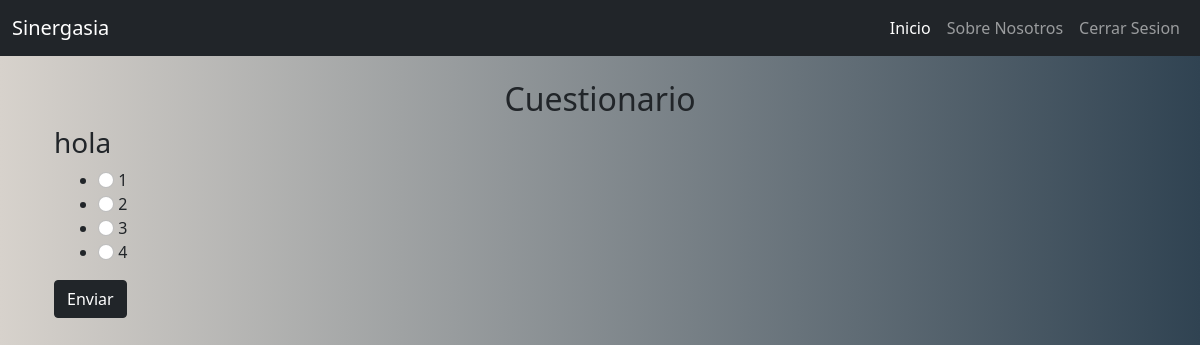
Before: /psd/ (signed in) with the older database file.
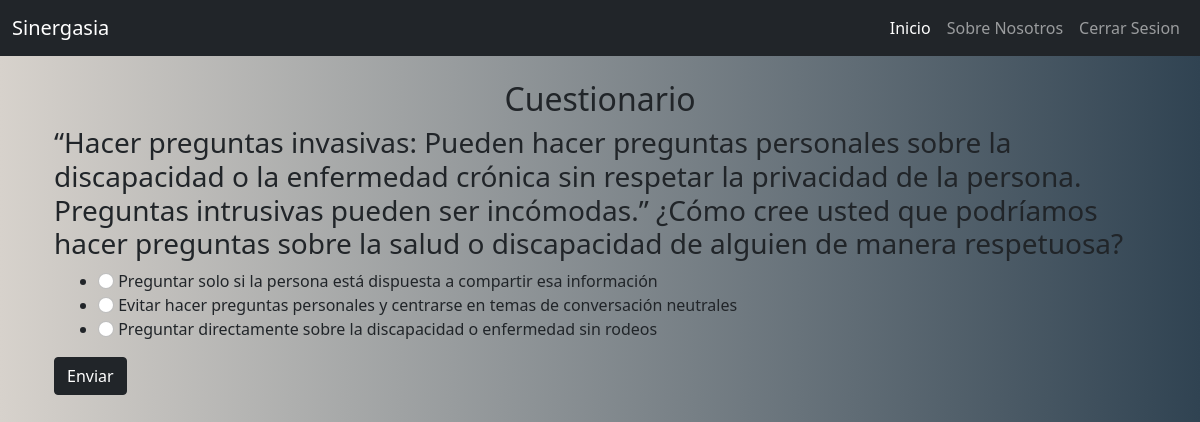
After: the same page with the newer database file.
### Aplicacion1/models.py (models this page shows, shortened)
class preguntas(models.Model):   #creacion de preguntas
    num_respuestas_correctas = 1  #cuantas respuestas correctas van a tener las preguntas
    texto = models.TextField(verbose_name='texto de pregunta')
    max_puntaje = models.DecimalField(verbose_name='Maximo Puntaje', default=3, decimal_places=2, max_digits=6)

class respuestas(models.Model):   #creacion de las respuestas
    max_respuesta=4   #maximo numero de respuestas a escribir
    pregunta = models.ForeignKey(preguntas, related_name='opciones', on_delete=models.CASCADE)
    correcta = models.BooleanField(verbose_name='marcar si es la respuesta correcta', default=False, null=False)
    texto = models.TextField(verbose_name='Texto de la respuesta')

### Aplicacion1/views.py (the view)
# urls.py: path('psd/',psd,name="psd_url"),
@login_required
def psd(request):
    usuario, created = Usuario.objects.get_or_create(usuario=request.user)
    nueva_pregunta = usuario.nuevas_preguntas()
    opciones_respuesta = nueva_pregunta.opciones.all()
    if request.method == 'POST':
        form = RespuestaForm(request.POST)
        if form.is_valid():
            respuesta_seleccionada = form.cleaned_data['respuesta_seleccionada']
            pregunta_respondida, created = preguntasrespondidas.objects.get_or_create(quizuser=usuario, pregunta=nueva_pregunta, defaults={'respuesta': respuesta_seleccionada})
            if not created:
                pregunta_respondida.respuesta = respuesta_seleccionada
                pregunta_respondida.save()
                usuario.save()
            return redirect('retroalimentacion_url') #, pregunta_respondida.pk
    else:
        form = RespuestaForm()
    context = {
        'pregunta': nueva_pregunta,
        'opciones_respuesta': opciones_respuesta,
        'form': form,
    }
    return render(request, 'psd.html', context)

### Aplicacion1/forms.py
class RespuestaForm(forms.Form):
    respuesta_seleccionada = forms.ModelChoiceField(queryset=respuestas.objects.all(), empty_label=None)

### Aplicacion1/models.py (called while the page is built)
    def nuevas_preguntas(self):
        respondidas = preguntasrespondidas.objects.filter(quizuser=self).values_list('pregunta__pk', flat=True)
        preguntas_restantes = preguntas.objects.exclude(pk__in=respondidas)
        if not preguntas_restantes.exists():
            return None
        return random.choice(preguntas_restantes)

### Aplicacion1/templates/psd.html (shortened to what this page needs)
{% extends 'barra.html' %}
{% block content %}
    <br>
    <div class="container">
        <h2 style="text-align:center">Cuestionario</h2>
        <form method="POST">
                <div class="container">
                    <div class="preguntas">
                        <h3>{{ pregunta.texto }}</h3>
                        <ul>
                            <div class="container">
                                {% for respuesta in pregunta.opciones.all %}
                                    <li>
                                        <input class="form-check-input"type="radio" name="respuesta_seleccionada" id="respuesta"value="{{ respuesta.id }}">
                                        {{ respuesta.texto }}
                                    </li>
                                {% endfor %}
                            </div>
                        </ul>
                    </div>
                </div>
                <div class="container">
                    <button type="submit" class="btn btn-dark">Enviar</button>
                </div>
        </form>
    </div>
{% endblock %}

### Aplicacion1/templates/barra.html (shortened to what this page needs)
{% load static %}
<!DOCTYPE html>
<html lang="es">
<head>
    <link href="https://cdn.jsdelivr.net/npm/bootstrap@5.0.2/dist/css/bootstrap.min.css" rel="stylesheet">
    <link type='text/css' href='{% static "css/estilos.css" %}' rel="stylesheet">
</head>
<body>
    <nav class="navbar navbar-expand-lg navbar-dark bg-dark">
        <div class="container-fluid">
          <a class="navbar-brand" href="{% url 'inicio' %}">Sinergasia</a>
          <div class="collapse navbar-collapse" id="navbarNav">
            <ul class="navbar-nav ms-auto">
              <li class="nav-item">
                <a class="nav-link active" aria-current="page" href="{% url 'inicio' %}">Inicio</a>
              </li>
              <li class="nav-item">
                <a class="nav-link" href="#">Sobre Nosotros</a>
              </li>
              <li class="nav-item">
                <a class="nav-link" href="{% url 'logout' %}">Cerrar Sesion</a>
              </li>
            </ul>
          </div>
        </div>
      </nav>
      {% block content %}
      {% endblock %}
    </body>
</html>

### Aplicacion1/static/css/estilos.css (style rules this page uses)
body { background: #304352; background: -webkit-linear-gradient(to right, #d7d2cc, #304352); background: linear-gradient(to right, #d7d2cc, #304352); }

Changed rows visible on the page:
removed preguntas: texto "hola"
removed respuestas: texto "1"
removed respuestas: texto "2"
removed respuestas: texto "3"
removed respuestas: texto "4"
added preguntas: texto "“Hacer preguntas invasivas: Pueden hacer preguntas personales sobre la discapacidad o la enfermedad crónica sin respetar la privacidad de la persona. Preguntas intrusivas pueden ser incómodas.” ¿Cómo cree usted que podríamos hacer preguntas sobre la salud o discapacidad de alguien de manera respetuosa?"
added respuestas: texto "Preguntar solo si la persona está dispuesta a compartir esa información"
added respuestas: texto "Evitar hacer preguntas personales y centrarse en temas de conversación neutrales"
added respuestas: texto "Preguntar directamente sobre la discapacidad o enfermedad sin rodeos"
